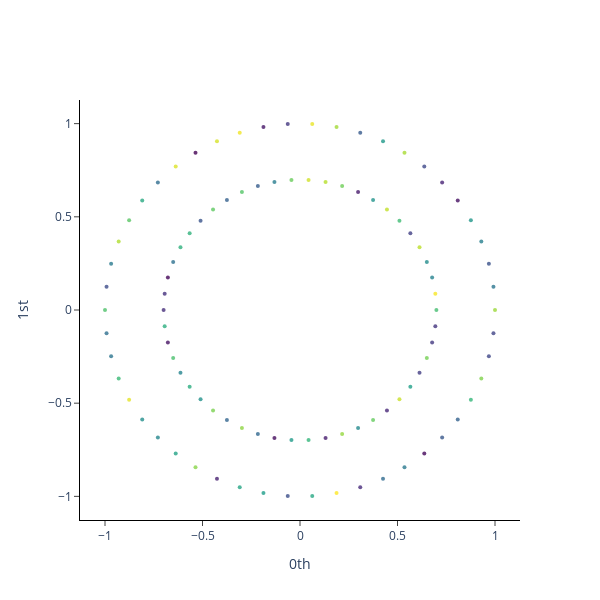

Notebook code for this chart:
### Code cell
i = 4
plot_point_cloud(x[i])
